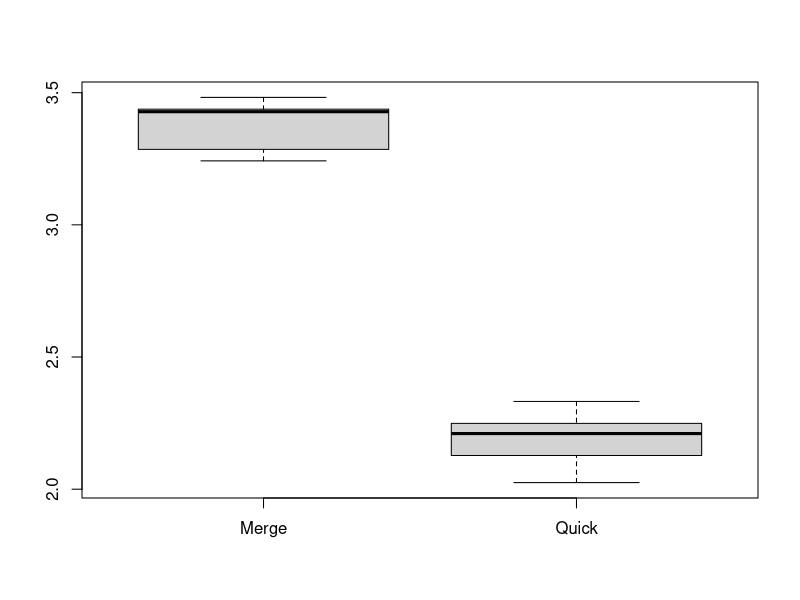
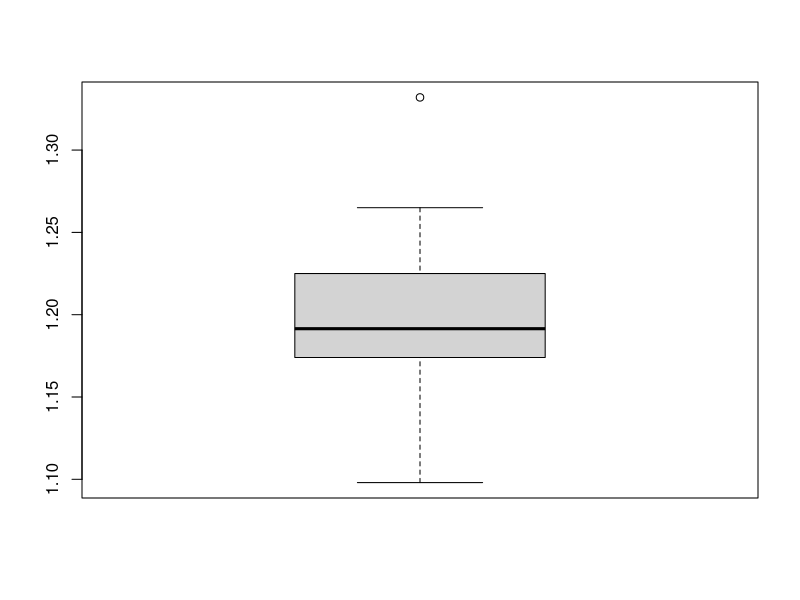
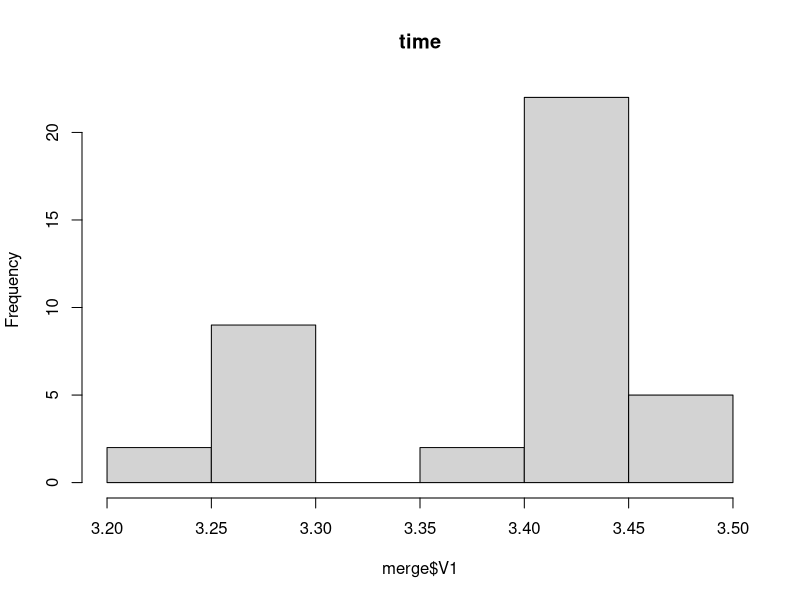
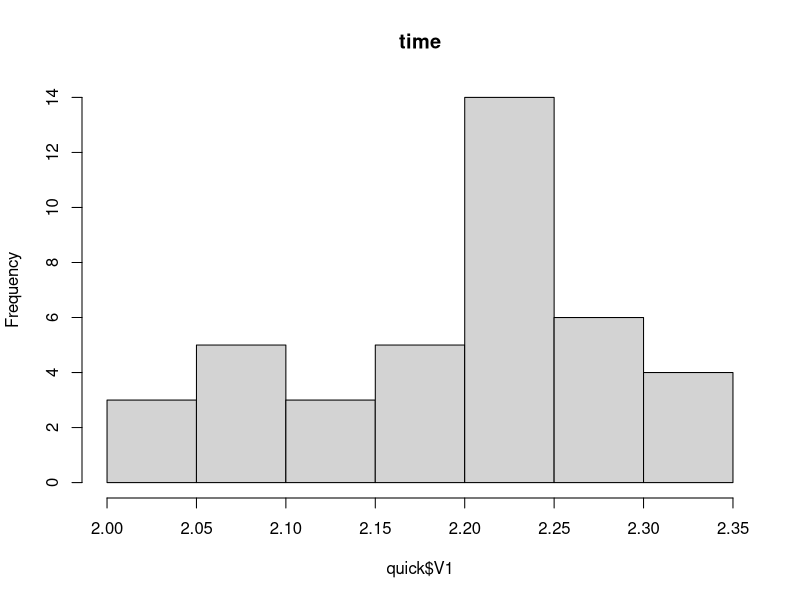
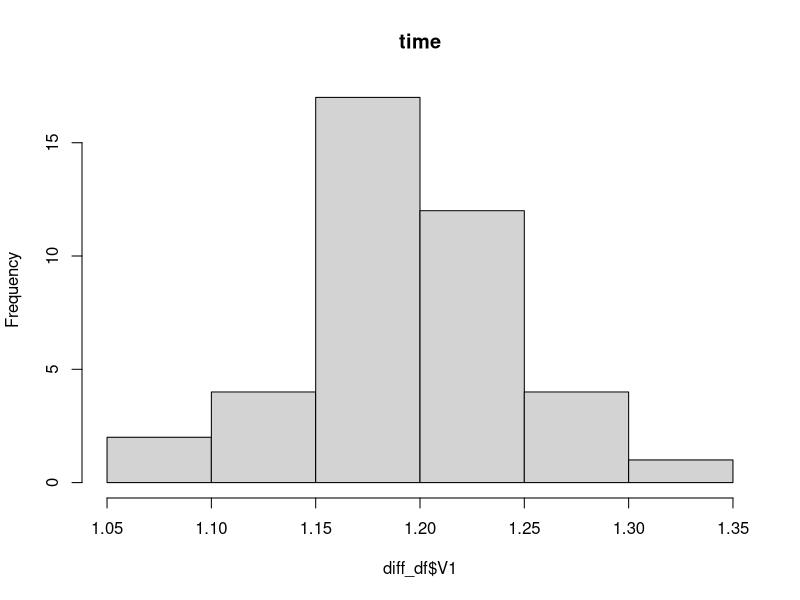
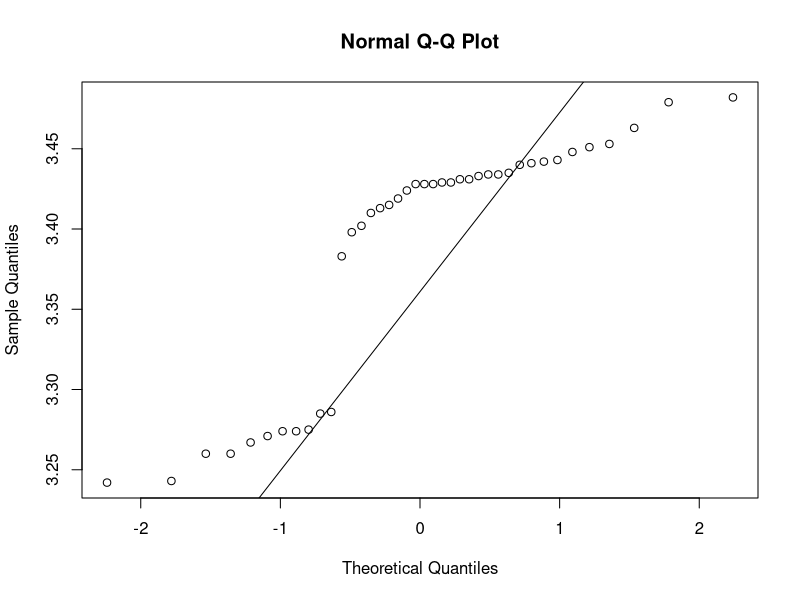
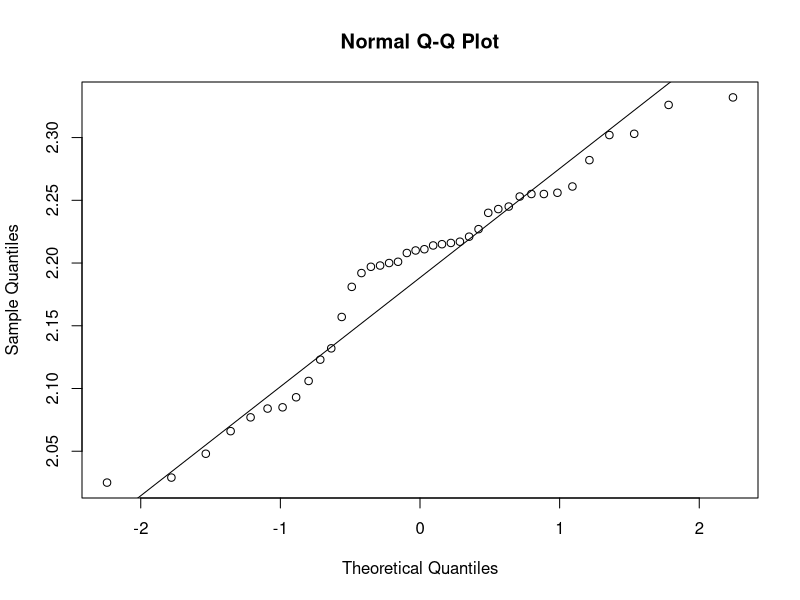
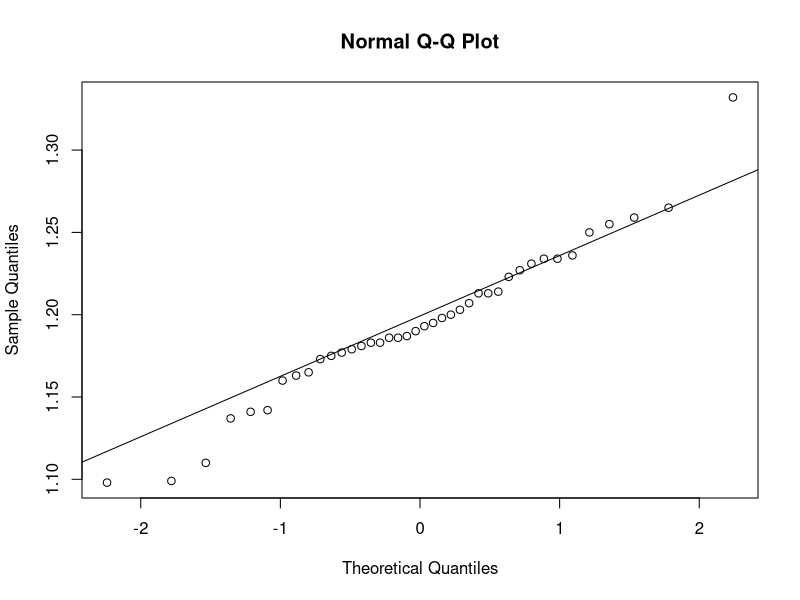

These figures' R source, in order:
merge <- read.delim("./merge_data.txt", sep ="\n", header = FALSE, dec =".")
quick <- read.delim("./quick_data.txt", sep ="\n", header = FALSE, dec =".")
diff = (merge-quick)
diff_df <- data.frame(diff)
data<-data.frame(merge,quick)
boxplot(data, names=c("Merge","Quick"))
boxplot(diff, names=c("Merge"))

hist(merge$V1, main= "time")
hist(quick$V1, main= "time")
hist(diff_df$V1, main= "time")

qqnorm(merge$V1)
qqline(merge$V1)


qqnorm(quick$V1)
qqline(quick$V1)


qqnorm(diff_df$V1)
qqline(diff_df$V1)


